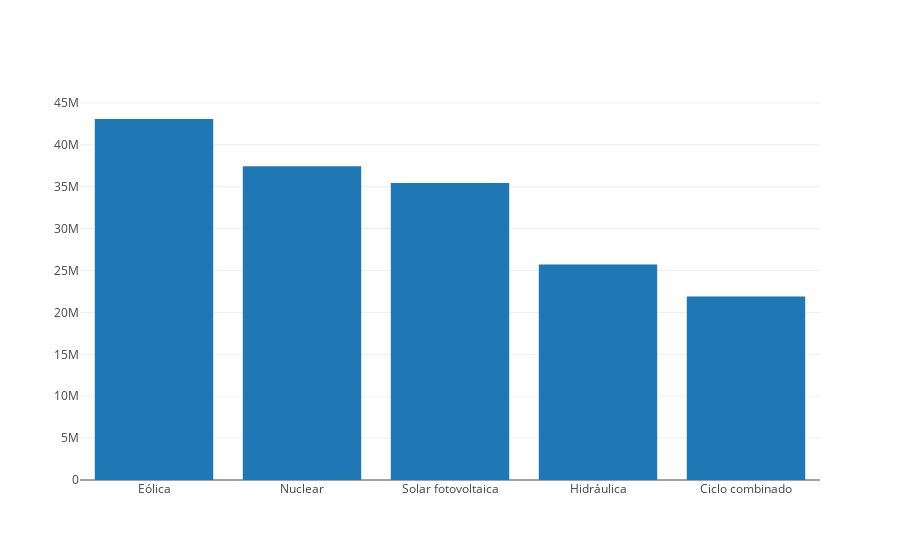

Notebook cell for this chart:
### Markdown cell above
#### Top 5 tipos de energías por su generación anual

### Code cell
def top5anual (Año: Int) = {
val energiasOrdenadas= dataFrameBalance
    .filter(date_format(col("FechaCompleta"),"yyyy") === Año) //Año
    .filter(col("Familia") =!= "Demanda")
    .filter(!col("Tipo").isin("Generación renovable", "Generación no renovable"))
    .groupBy($"Tipo")
    //.groupBy(date_format(col("FechaCompleta"), "yyyy-MM").as("Mes"))
    .agg(sum("Valor").as[Double].as("ValorTotal"))
    .orderBy($"ValorTotal".desc)

val seqValores = energiasOrdenadas.select($"ValorTotal").as[Double].head(5).toSeq
val seqTipo = energiasOrdenadas.select($"Tipo").as[String].head(5).toSeq
val data = Seq(Bar(
    seqTipo,
    seqValores,
))

plot(data)
}
top5anual(2022)

### Figure 1 — Plotly figure (JSON) as saved in the notebook; plotly's stock layout.template omitted (floating-point values rounded to 4 significant figures)
{"data": [{"type": "bar", "x": ["Eólica", "Nuclear", "Solar fotovoltaica", "Hidráulica", "Ciclo combinado"], "y": [43080000.0, 37430000.0, 35430000.0, 25720000.0, 21910000.0]}], "layout": {"autosize": true, "xaxis": {"autorange": true, "range": [-0.5, 4.5], "type": "category"}, "yaxis": {"autorange": true, "range": [0, 45350000.0], "type": "linear"}}}
